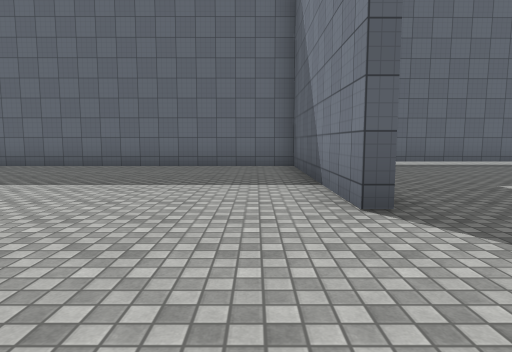
View 1 (above)

20 first-person views from a walk through a scene from a Unity 3-D project. The camera is 1.3 m above the floor, tilts 6° down and sees 75° across. The floor is counted in squares, 2 m on a side. Each view is taken from the middle of a square. On the plan, view 1 faces up. The plan holds only what a view shows up to about 10 squares ahead; the rest is blank. The place goes on beyond the plan. Surface patterns are stand-ins for the level's own textures.

View 2
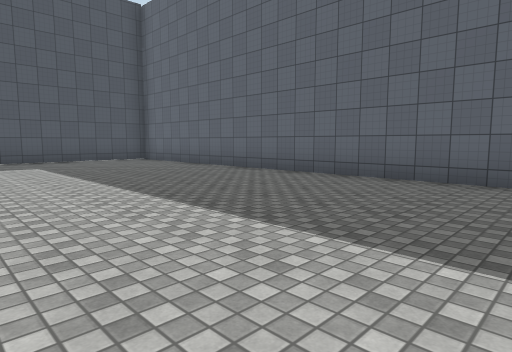

View 3
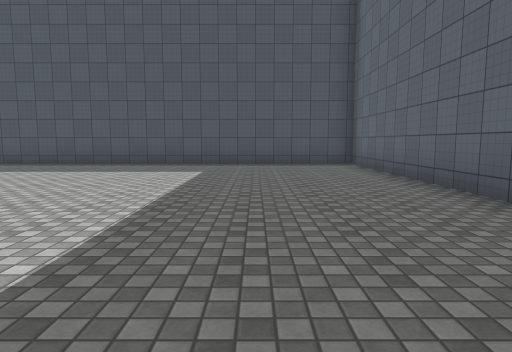

View 4
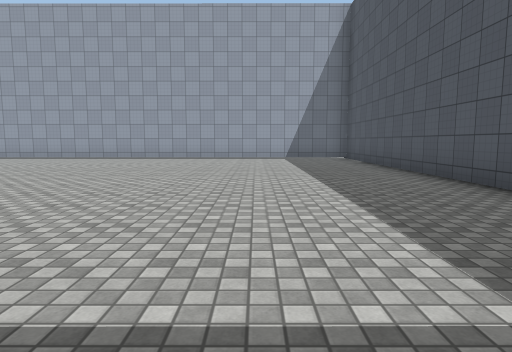

View 5
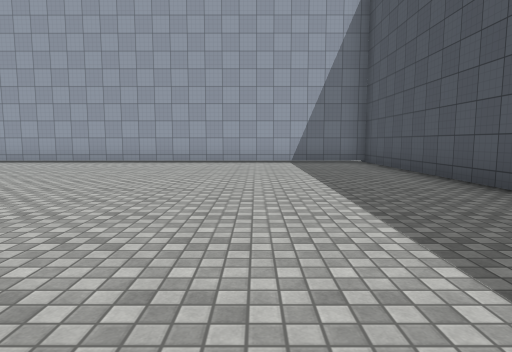

View 6
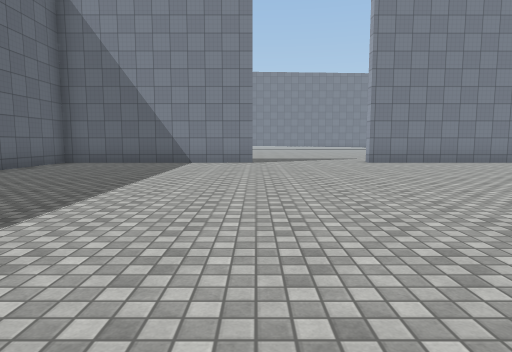

View 7
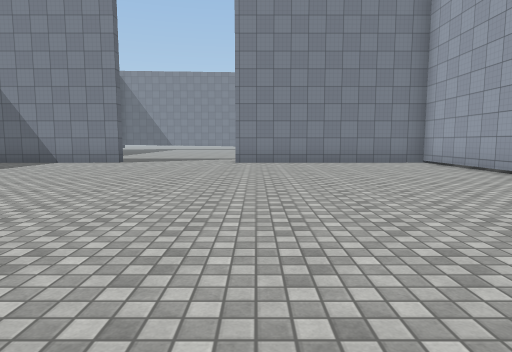

View 8
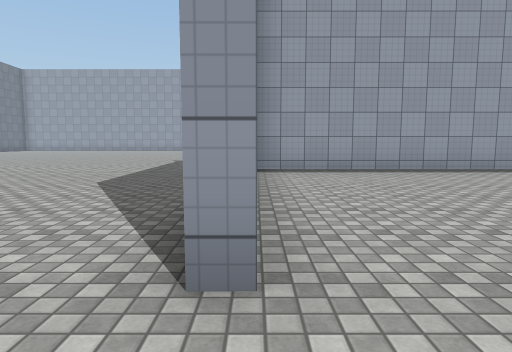

View 9
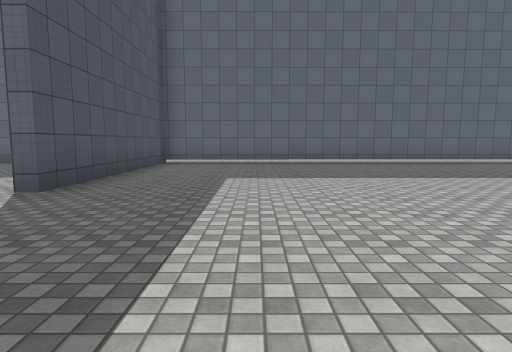

View 10
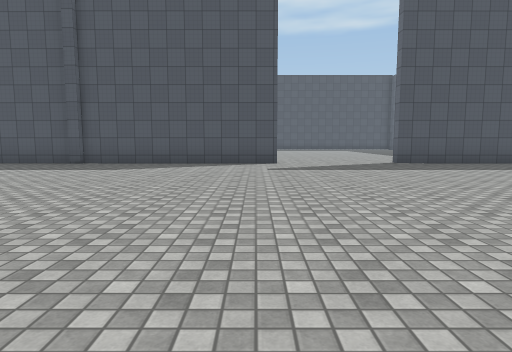

View 11
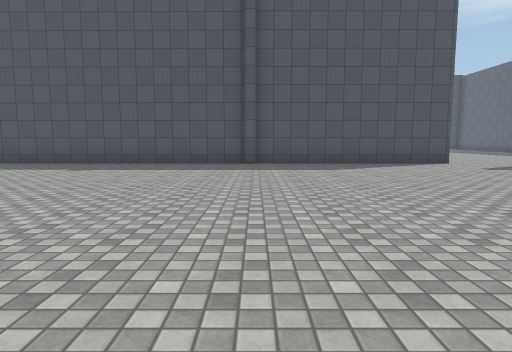

View 12
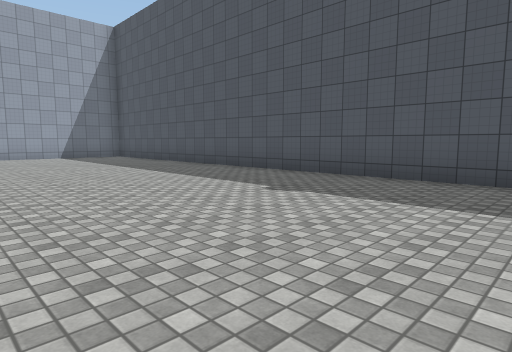

View 13
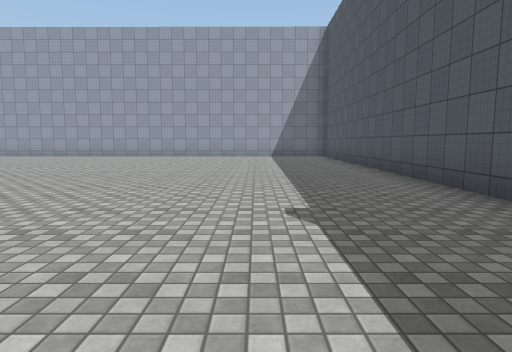

View 14
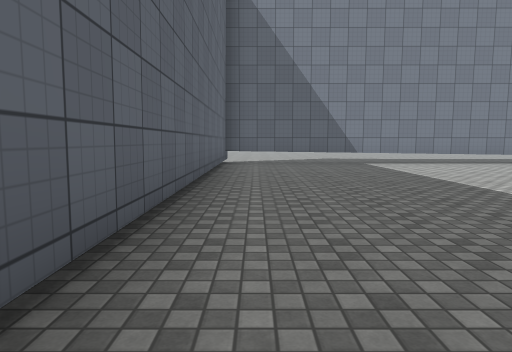

View 15
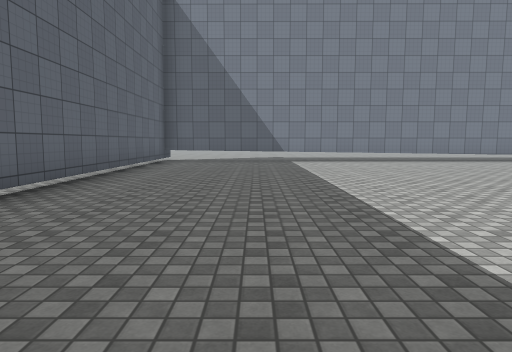

View 16
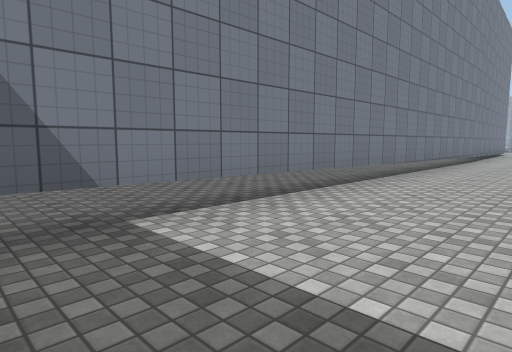

View 17
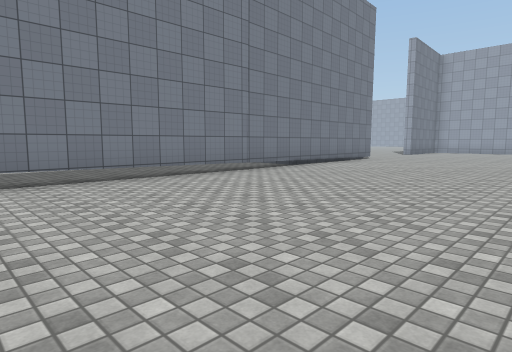

View 18
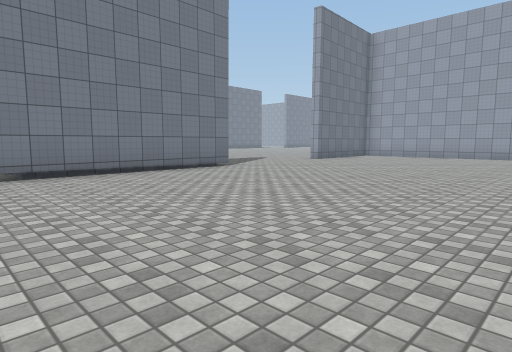

View 19
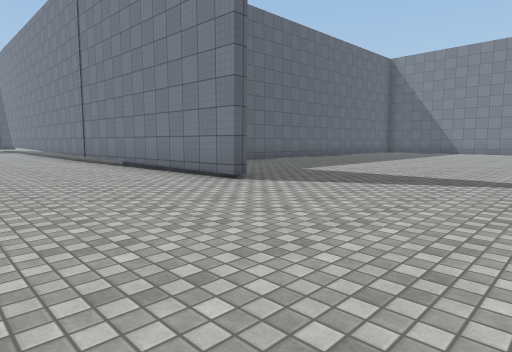

View 20
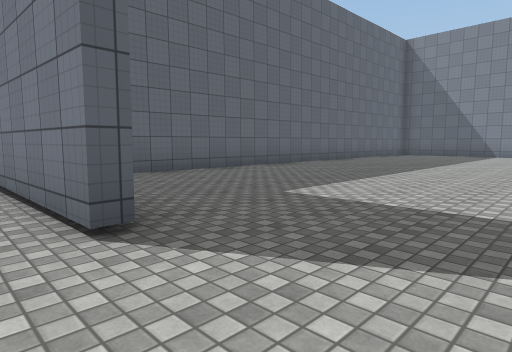

### Floor plan
Points are (right, up) in squares from view 1. A wall is a line through its corners. A room is listed if a view was taken in it or the views show most of it. See-through windows are left out.
Room 1 (views 1, 2, 3, 4, 5, 6, 7)
walls: (1, 4.5) (1, 8.8) (-13.3, 8.7) (-13.3, -6) (1, -6) (1, -0.4)
ways out: opening at (0.2, 2) to room 2
Room 2 (views 8, 9, 10, 11, 12, 13, 14, 15, 16, 17, 18, 19, 20)
walls: (15.5, -6.3) (15.5, 8.9) (1.4, 8.8) (1.4, 3); (16.2, -12.7) (15.7, -12.7) (15.5, -6.2); (1.3, -6.2) (1.2, -17.1); (22.9, -8.6) (17.9, -8.5); (1.3, -0.3) (1.3, -6.1); (1, 3) (1, 4.5)
low walls: (15.8, -10) (15.8, -8.1)
ways out: opening at (0.2, 2) to room 1

Positions as (right, up) in squares from view 1, and headings:
1: (0, 0), facing up
2: (-2, 3), facing up-left
3: (-4, 6), facing left
4: (-10, 6), facing down
5: (-10, 4), facing down
6: (-9, 3), facing right
7: (-9, -1), facing right
8: (1, 1), facing down
9: (4, -1), facing up
10: (11, -1), facing left
11: (11, -6), facing left
12: (7, -7), facing down-left
13: (4, -7), facing down
14: (6, 8), facing right
15: (5, 6), facing right
16: (13, 6), facing down-right
17: (10, -1), facing down-right
18: (9, -7), facing down-right
19: (12, -17), facing up-right
20: (15, -15), facing up-right
